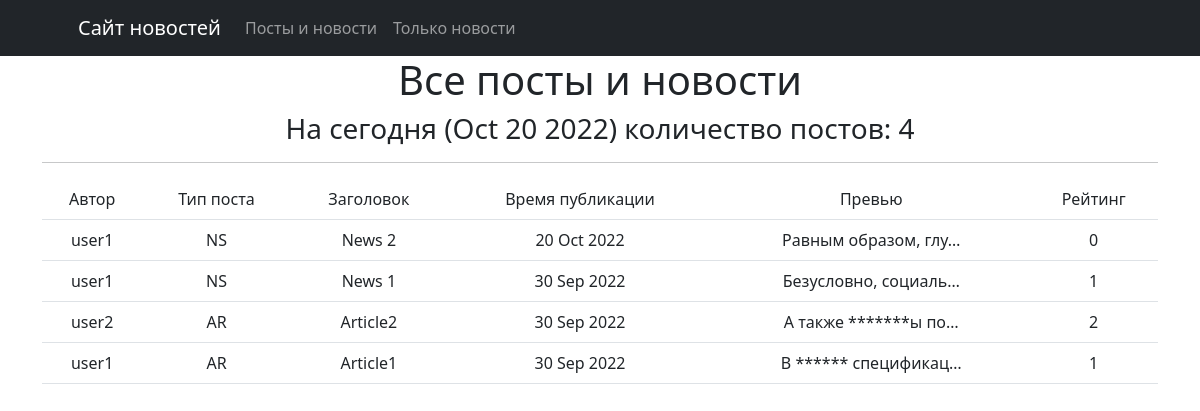
Page /post/ on the committed database.
### post/models.py (models this page shows, shortened)
class Post(models.Model):
    class PostType(models.TextChoices):
        ARTICLE = 'AR', _('Article')
        NEWS = 'NS', _('News')
    author = models.ForeignKey(Author, on_delete=models.CASCADE)
    post_type = models.CharField(
        max_length=2, choices=PostType.choices, default=PostType.NEWS)
    time = models.DateTimeField(auto_now=True)
    category = models.ManyToManyField(Category, through='PostCategory')
    title = models.CharField(max_length=255)
    text = models.TextField()
    rating = models.IntegerField(default=0)
    def preview(self):
        return self.text[:124] + '...'

### author/models.py (models this page shows, shortened)
class Author(models.Model):
    rating = models.IntegerField(default=0, null=True)
    username = models.OneToOneField(
        User, on_delete=models.CASCADE, null=False, primary_key=True)
    def __str__(self) -> str:
        return f'{self.username.username}'

### post/views.py (the view)
# urls.py: path('', PostList.as_view()),
class PostList(ListView):
    model = Post
    template_name = 'post_list.html'
    context_object_name = 'post_list'
    queryset = Post.objects.order_by('-time')
    def get_context_data(self, **kwargs):
        context = super().get_context_data(**kwargs)
        context['time_now'] = datetime.utcnow()
        return context

### post/censor/check_text.py (called while the page is built)
def return_clear_text(text: str, replace_symbol='*', forbidden_words=_forbidden_words):
    for w in forbidden_words:
        text = text.replace(w, replace_symbol * len(w))
    return text

### post/templatetags/custom_filters.py (called while the page is built)
@register.filter(name='censor')
def censor(value):
    return return_clear_text(str(value))

### templates/post_list.html (shortened to what this page needs)
{% extends 'default.html' %}
{% load custom_filters %}
{% block content %}
  <h1>Все посты и новости</h1>
  <h3>На сегодня ({{ time_now|date:'M d Y' }}) количество постов: {{ post_list|length }}</h3>
  <hr />
  {% if post_list %}
    <table class="table">
      <tr>
        <td>Автор</td>
        <td>Тип поста</td>
        <td>Заголовок</td>
        <td>Время публикации</td>
        <td>Превью</td>
        <td>Рейтинг</td>
      </tr>
      {% for p in post_list %}
        <tr>
          <td>{{ p.author }}</td>
          <td>{{ p.post_type }}</td>
          <td>{{ p.title|censor }}</td>
          <td>{{ p.time|date:'d M Y' }}</td>
          <td>{{ p.preview|truncatechars:20|censor }}</td>
          <td>{{ p.rating }}</td>
        </tr>
      {% endfor %}
    </table>
  {% else %}
    <h1>Постов нет</h1>
  {% endif %}
{% endblock %}

### templates/default.html (shortened to what this page needs)
{% load static %}
<!DOCTYPE html>
<html lang="en">
<head>
  <link href="{% static 'startbootstrap-heroic-features-gh-pages/css/styles.css' %}" rel="stylesheet">
</head>
<body>
  <nav class="navbar navbar-expand-lg navbar-dark bg-dark">
    <div class="container px-lg-5">
      <a class="navbar-brand" href="#">Сайт новостей</a>
      <div class="collapse navbar-collapse" id="navbarResponsive">
        <ul class="navbar-nav ml-auto">
          <li class="nav-item">
            <a class="nav-link" href="/post/">Посты и новости</a>
          </li>
          <li class="nav-item">
            <a class="nav-link" href="/post/news/">Только новости</a>
          </li>
        </ul>
      </div>
    </div>
  </nav>
  <div class="container">
    <div class="row">
      <div class="col-lg-12 text-center">
       {% block content %}
       {% endblock content %}
      </div>
    </div>
  </div>
</body>
</html>

### rows in the picture
Post: author "user1", post_type "NS", title|censor "News 2", time "20 Oct 2022", preview|censor "Равным образом, глу…", rating "0"
Post: author "user1", post_type "NS", title|censor "News 1", time "30 Sep 2022", preview|censor "Безусловно, социаль…", rating "1"
Post: author "user2", post_type "AR", title|censor "Article2", time "30 Sep 2022", preview|censor "А также *******ы по…", rating "2"
Post: author "user1", post_type "AR", title|censor "Article1", time "30 Sep 2022", preview|censor "В ****** спецификац…", rating "1"

### other values in the picture
{{ time_now|date:'M d Y' }} "Oct 20 2022"
{{ post_list|length }} "4"
